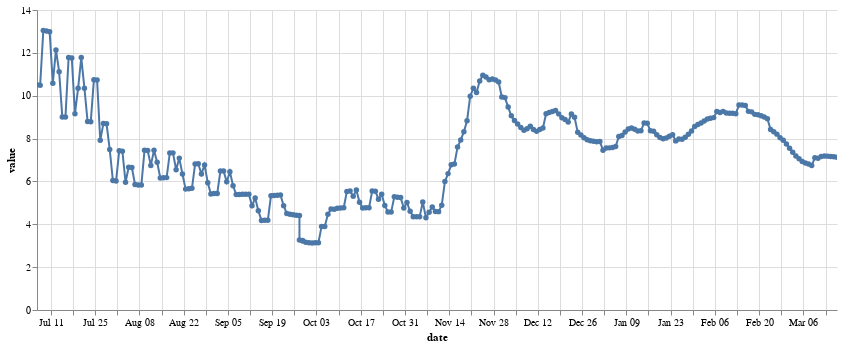

The cell this chart's notebook holds for it:
### Code cell
mars_price_chart = alt.Chart(df).mark_line(point = True).encode(
    x=alt.X('date:T'),
    y=alt.X('value:Q'),
    tooltip=[alt.Tooltip('date:T', format='%Y-%m-%d %H:%M'),'value:Q']
).properties(width=800).properties(height=300).configure_view(strokeOpacity=0).interactive()
mars_price_chart

### Figure 1 — Vega-Lite specification as saved in the notebook (floating-point values rounded to 4 significant figures; data arrays with more than 128 entries replaced by an {"elided": "..."} marker saying what was removed)
{"config": {"view": {"continuousWidth": 400, "continuousHeight": 300, "strokeOpacity": 0}}, "data": {"name": "data-5490ffe6c5e1354cf2d6e43a7680a6ce"}, "mark": {"type": "line", "point": true}, "encoding": {"tooltip": [{"field": "date", "format": "%Y-%m-%d %H:%M", "type": "temporal"}, {"field": "value", "type": "quantitative"}], "x": {"field": "date", "type": "temporal"}, "y": {"field": "value", "type": "quantitative"}}, "height": 300, "selection": {"selector001": {"type": "interval", "bind": "scales", "encodings": ["x", "y"]}}, "width": 800, "$schema": "https://vega.github.io/schema/vega-lite/v4.17.0.json", "datasets": {"data-5490ffe6c5e1354cf2d6e43a7680a6ce": {"elided": "256 records"}}}
